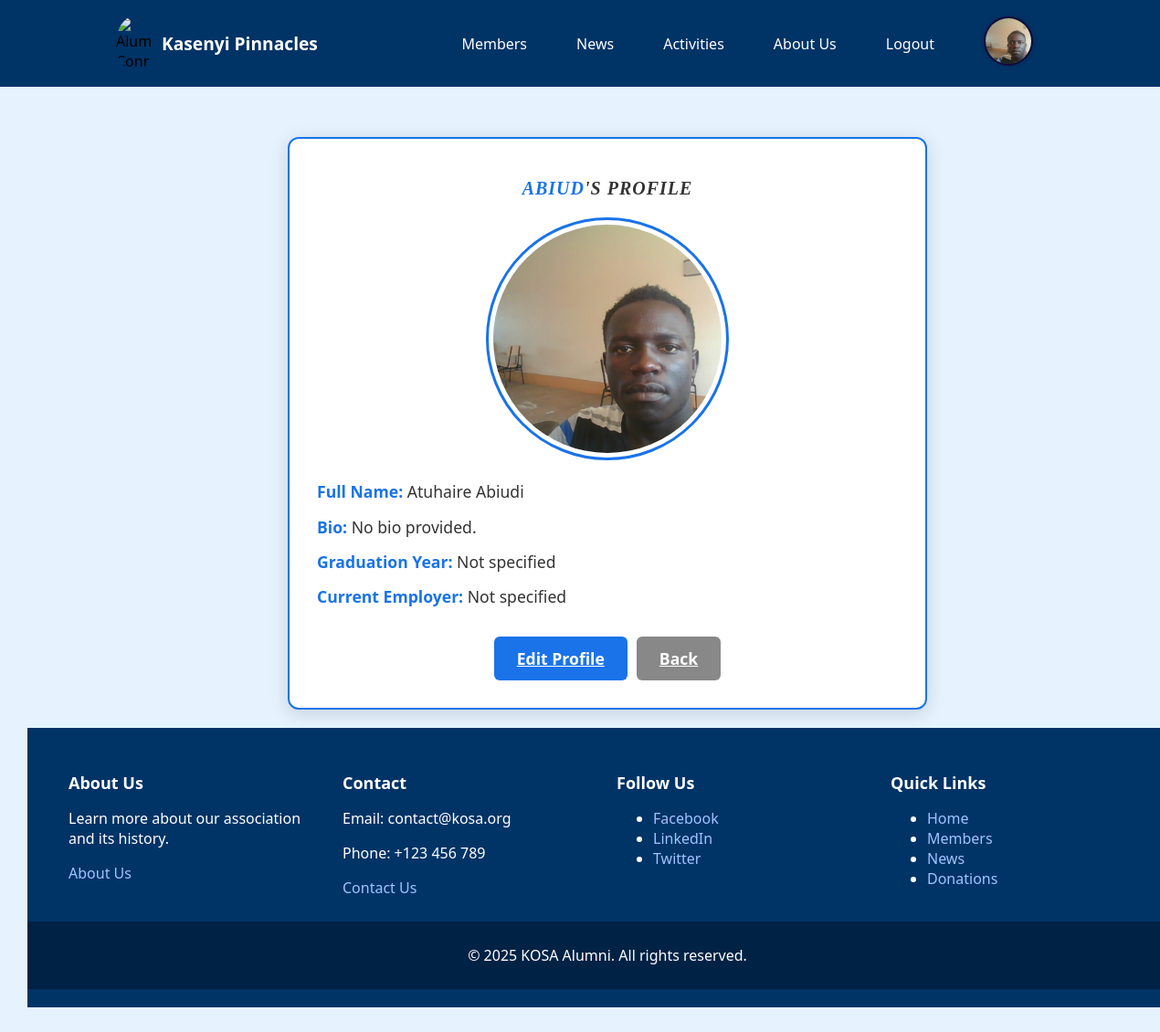
The page /members/profile/1/ (signed in) on the database its author committed.
### members_app/models.py (models this page shows, shortened)
class Profile(models.Model):
    full_name = models.TextField(max_length=50, blank=True)
    user = models.OneToOneField(User, on_delete=models.CASCADE)
    bio = models.TextField(max_length=500, blank=True)
    current_employer= models.TextField(max_length=5, blank=True)
    graduation_year = models.PositiveIntegerField(null=True, blank=True)
    profile_picture = models.ImageField(upload_to='profile_images/',default='profile_images/Avatar.jpg',null=True, blank=True)

### members_app/views.py (the view)
# urls.py: path('profile/<int:user_id>/', views.profile_view, name='profile'),  # View a profile
@login_required(login_url="/")
def profile_view(request, user_id):
    user = get_object_or_404(User, id=user_id)
    profile = get_object_or_404(Profile, user=user)
    return render(request, 'profile_view.html', {
        'user': user,
        'profile': profile,
        'current_user_profile': request.user.profile  # Add logged-in user's profile
    })

### templates/profile_view.html
{% extends 'base.html' %}
{% load static %}
{% block content %}
    <div class="profile-container">
        <h1><span class="username">{{ user.username }}</span>'s Profile</h1>
        {% if profile.profile_picture %}
            <img src="{{ profile.profile_picture.url }}" alt="profile" onerror="this.onerror=null;src='/static/images/Avatar.jpg'" class="profile-picture img-fluid">
        {% else %}
            <img src="{% static 'images/Avatar.jpg' %}" alt="default profile" class="profile-picture img-fluid">
        {% endif %}
        <div class="profile-details">
            <p><strong>Full Name:</strong> {{ profile.full_name|default:"No name provided." }}</p>
            <p><strong>Bio:</strong> {{ profile.bio|default:"No bio provided." }}</p>
            <p><strong>Graduation Year:</strong> {{ profile.graduation_year|default:"Not specified" }}</p>
            <p><strong>Current Employer:</strong> {{ profile.current_employer|default:"Not specified" }}</p>
        </div>
        <div class="button-container">
            {% if user == request.user %}
                <a href="{% url 'members:profile_edit' %}" class="btn btn-primary">Edit Profile</a>
            {% endif %}
            <a href="{% url 'members:member_list' %}" class="btn btn-secondary">Back</a>
        </div>
    </div>
{% endblock %}

### templates/base.html (shortened to what this page needs)
<!DOCTYPE html>
<html lang="en">
  <head>
    {% load cloudinary %}
    {% load static %}
    <link rel="stylesheet" href="{% static 'css/style.css' %}?v=1.1" />
  </head>
  <body>
    {% if user.is_authenticated %}
      <nav>
        <div class="container">
          <div class="nav-brand">
            <img src="{% static 'images/logo.png' %}" alt="Alumni Connect" class="logo" />
            <span>Kasenyi Pinnacles</span>
          </div>
          <div class="nav-links">
            <a href="{% url 'members:member_list' %}" class="nav-link">Members</a>
            <a href="{% url 'news:news_list' %}" class="nav-link">News</a>
            <a href="{% url 'activities:activities' %}" class="nav-link">Activities</a>
            <a href="{% url 'about:about_us'%}" class="nav-link">About Us</a>
            <a href="{% url 'logout' %}" class="nav-link">Logout</a>
            <a href="{% url 'members:profile_edit' %}" class="nav-link">
              {% if current_user_profile.profile_picture %}
                <img src="{{ current_user_profile.profile_picture.url }}" class="profile-pic" alt="Your profile" onerror="this.onerror=null;src='/static/images/Avatar.jpg'" />
              {% else %}
                <img src="/static/images/Avatar.jpg" class="profile-pic" alt="Your profile" />
              {% endif %}
            </a>
          </div>
        </div>
      </nav>
    {% endif %}
    <div class="container">
      {% block content %}
      {% endblock %}
    </div>
  </body>
  <footer class="kosa-footer">
    <div class="footer-container">
        <div class="footer-section">
            <h3>About Us</h3>
            <p>Learn more about our association and its history.</p>
            <a href="/about/">About Us</a>
        </div>
        <div class="footer-section">
            <h3>Contact</h3>
            <p>Email: contact@kosa.org</p>
            <p>Phone: +123 456 789</p>
            <a href="/contact/">Contact Us</a>
        </div>
        <div class="footer-section">
            <h3>Follow Us</h3>
            <ul class="social-links">
                <li><a href="https://facebook.com/kosa" target="_blank">Facebook</a></li>
                <li><a href="https://linkedin.com/company/kosa" target="_blank">LinkedIn</a></li>
                <li><a href="https://twitter.com/kosa" target="_blank">Twitter</a></li>
            </ul>
        </div>
        <div class="footer-section">
            <h3>Quick Links</h3>
            <ul>
                <li><a href="/">Home</a></li>
                <li><a href="/members/">Members</a></li>
                <li><a href="/news/">News</a></li>
                <li><a href="/donations/">Donations</a></li>
            </ul>
        </div>
    </div>
    <div class="footer-bottom">
        <p>&copy; 2025 KOSA Alumni. All rights reserved.</p>
    </div>
</footer>
</html>

### static/css/style.css (style rules this page uses)
body { font-family: Arial, sans-serif; margin: 0; padding: 0; background-color: #f4f4f4; }
html, body { overflow-x: hidden; width: 100%; }
img { max-width: 100%; height: auto; }
.container { width: 80%; margin: 0 auto; padding: 120px 20px 20px; max-width: 100%; overflow-x: auto; }
.container h1 { color: #333; margin-bottom: 20px; font-size: 20px; font-family: "Montserrat"; font-style: italic; font-size: 20px; text-align: center; }
nav { background-color: #003366; padding: 10px 0; position: fixed; top: 0; left: 0; width: 100%; z-index: 1000; }
nav .container { display: flex; justify-content: space-between; align-items: center; padding: 0 20px; }
.nav-brand { display: flex; align-items: center; }
.nav-brand .logo { max-width: 40px; height: auto; margin-right: 10px; border-radius: 50%; }
.nav-brand span { color: #fff; font-size: 1.2rem; font-weight: bold; }
.nav-links { display: flex; align-items: center; }
.nav-links a { color: #fff; text-decoration: none; margin-left: 30px; padding: 8px 12px; border-radius: 4px; }
.profile-pic { width: 50px; height: 50px; border-radius: 50%; object-fit: cover; border: 2px solid #140938; box-shadow: 0 0 5px rgba(0, 0, 0, 0.2); }
.img-fluid { width: 200px; height: 200px; border-radius: 50%; object-fit: cover; }
.username { color: #1a73e8; font-weight: 600; }
body { font-family: 'Segoe UI', Tahoma, Geneva, Verdana, sans-serif; background-color: #e6f3ff; margin: 0; padding: 30px; }
h1 { color: #1a73e8; text-align: center; font-size: 2.5em; margin-bottom: 40px; text-transform: uppercase; letter-spacing: 1px; }
.profile-container { max-width: 700px; margin: 0 auto; background: #ffffff; padding: 30px; border-radius: 12px; box-shadow: 0 4px 20px rgba(0, 0, 0, 0.15); border: 2px solid #1a73e8; width: 100%; box-sizing: border-box; }
.profile-picture { max-width: 250px; width: 100%; height: auto; border-radius: 50%; border: 3px solid #1a73e8; padding: 5px; background-color: #fff; display: block; margin: 0 auto 20px; object-fit: cover; aspect-ratio: 1 / 1; transition: border-color 0.3s; }
.profile-details { margin-bottom: 30px; }
.profile-details p { font-size: 1.1em; color: #333; margin: 10px 0; line-height: 1.6; }
.profile-details strong { color: #1a73e8; font-weight: 600; }
.button-container { display: flex; justify-content: center; gap: 10px; flex-wrap: wrap; }
.btn { padding: 12px 25px; border: none; border-radius: 6px; font-size: 1.1em; font-weight: bold; cursor: pointer; transition: transform 0.2s, background-color 0.3s; box-sizing: border-box; }
.btn-primary { background-color: #1a73e8; color: #fff; }
.btn-secondary { background-color: #888; color: #fff; }
.kosa-footer { background-color: #003366; color: white; padding: 20px 0; }
.footer-container { display: flex; flex-wrap: wrap; justify-content: space-around; max-width: 1200px; margin: 0 auto; }
.footer-section { flex: 1 1 250px; padding: 10px; }
.footer-section h3 { color: #ffffff; font-size: 18px; margin-bottom: 10px; }
.footer-section a { color: #a0c4ff; text-decoration: none; }
.footer-bottom { text-align: center; padding: 10px; background-color: #002244; color: white; margin-top: 10px; }
h1 { text-align: center; font-size: 2.5rem; color: #2c3e50; margin-bottom: 30px; }

### rows shown on the page
Profile: profile_picture (picture), full_name "Atuhaire Abiudi", bio "No bio provided.", graduation_year "Not specified", current_employer "Not specified"

### other values the page prints
{{ user.username }} "ABIUD"
